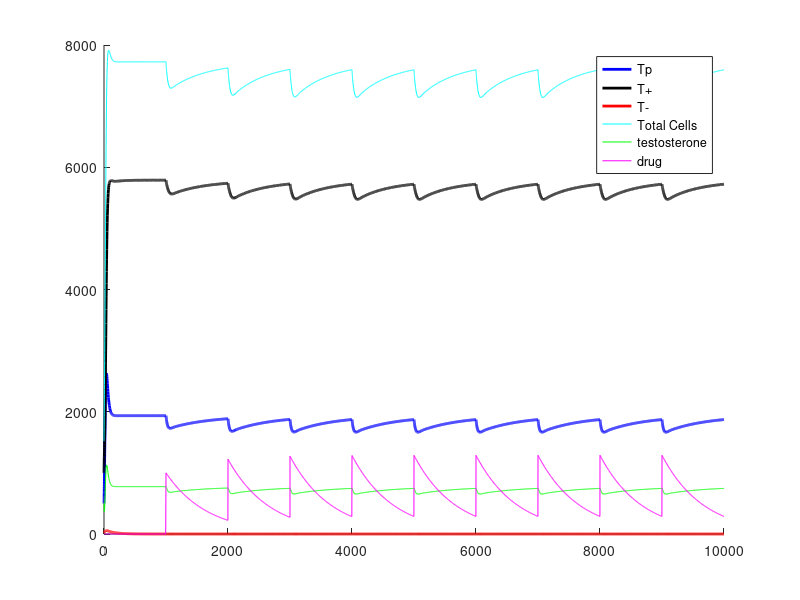

Write MATLAB code to recreate this figure.
%MainProstateSimulODE

%This is my shot at making a prostate cancer model, with certain
%assumptions listed in the accompanying text file. Three populations,
%Producers, moochers, and independants interact, and we look at how
%medication hits them. This is the ODE version.

%Current issues: changing step changes behavior in ways it shouldn't: not
%more detail. I use step to adjust all values so that they are rates in
%terms of step rather than day (cells/day vs cells/step)

clear all;clc;clf;

%Simulation stuffs:
time= 10000;           %Steps
doseSchedule = [1000,2000,3000,4000,5000,6000,7000,8000,9000];

%Coefficients
r_tP = 0.06;         %absolute growth rates (for tP)
r_tM = 0.1;
r_tI = 0.05;
testosteroneHelp = .001;       %How much testosterone impacts tM (really same as r_tM)

d_tP = 0.02;         %Natural/normal death rates (for tP)
d_tM =  0.02;
d_tI = 0.02;

drugMurder = .01;     %Drug deathliness constant (cells/time)
drugDecay  = .0015;     %How much drug concentration decreases per day (1 is 100%).
dose = 1000;            %DrugDose

testosteroneProduction = .1;                 %Units Per tP
testosteroneDecay = .2;            %1 is 100% %Test/day
testosteroneConsumption = 0.005;             %Is this a thing? UnitsTest/cell/day

K = 10000;          %Carrying capacity (cells)

%Initialize cells
tP0 = 500;           %Number of inital Producer Cells
tM0 = 1000;          %Number of Moochers
tI0 = 20;            %Number of Independants

%Actual program here%%%%%%%%%%%%%%%%%%%%%%%%%%%%%%%%%%%%%%%%%%%%%%%%%%%%
testosteroneInit = 500;
drugInit = 0;

%pop change for tP is: 
%r_tP*tP(i-1)*log(K/totalCells(i-1))                     %Gompertz growth
% - drugMurder*tP*drug(i-1)                             %Drug murder
%

%I included a testosterone factor for the moochers based on porportion of
%producers

%x is my vector:
%[Tp, T+, T-, total cells, testosterone, drugs]

func = @(t,x)[
    r_tP * x(1) * log(K/(x(1) + x(2) + x(3))) - d_tP*x(1)* x(4) * testosteroneHelp- drugMurder*x(5);
    r_tM * x(2) * log(K/(x(1) + x(2) + x(3))) * x(4) * testosteroneHelp - d_tM*x(2)-drugMurder*x(5);
    r_tI * x(3) * log(K/(x(1) + x(2) + x(3))) - d_tI*x(3);
     - testosteroneDecay * x(4) + testosteroneProduction * x(1) - testosteroneConsumption * (x(1) + x(2));
    -drugDecay*x(5);
];

options = odeset('NonNegative',1:5);        %Makes sure all quantities are non-negative
%[t, data] = ode45(func,[0 time],[tP0, tM0, tI0, testosteroneInit, drugInit],options);

[t, data] = ode45(func,[0 doseSchedule(1)],[tP0, tM0, tI0, testosteroneInit, drugInit],options);
doseSchedule = [doseSchedule,time];
for i = 2:length(doseSchedule)      %Generates data
data(end) = data(end)+dose;
[newT,newData] = ode45(func,[doseSchedule(i-1), doseSchedule(i)],data(end,:),options);

t = [t;newT];
data = [data;newData];
end

%for i = 2:stepNum+1
%    tP(i) = max(    tP(i-1) + step * (r_tP * tP(i-1) * log(K/totalCells(i-1)))     ,0);
%    tM(i) = max(    tM(i-1) + step * (r_tM * tM(i-1) * log(K/totalCells(i-1)) * testosterone(i-1) * testosteroneHelp)     ,0);
%    tI(i) = max(    tI(i-1) + step * (r_tI * tI(i-1) * log(K/totalCells(i-1)))     ,0);
%    totalCells(i) = tP(i)+tM(i)+tI(i);             %Gives me total cancer
% 
%
%    drug(i) = max(  drug(i-1) + step * (- drugDecay)   ,0);        %Decays me some drugs
%    testosterone(i) = max(  testosterone(i-1) + step * ((1 - testosteroneDecay) * testosterone(i - 1) + testosteroneProduction * tP(i - 1) - testosteroneConsumption * (tM(i-1) + tP(i-1)))   ,0);
%end


%Plot totalCells, tP, tM, tI here, maybe drug
hold on
plot(t,data(:,1),'b','linewidth',2)
plot(t,data(:,2),'k','linewidth',2)
plot(t,data(:,3),'r','linewidth',2)
plot(t,data(:,1)+data(:,2) + data(:,3),'c')
plot(t,data(:,4),'g')
plot(t,data(:,5),'m')
legend('Tp','T+','T-','Total Cells','testosterone','drug')